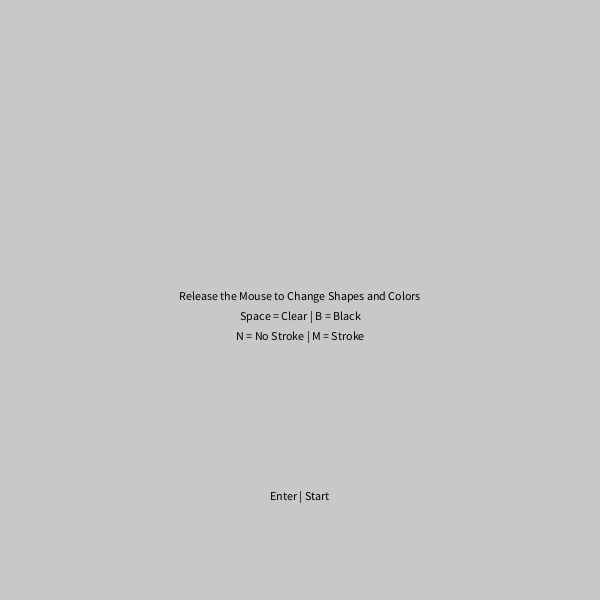
Frame 1 (no input)
Frame 60 (the mouse pressed at the canvas centre just before this capture): identical to frame 1, image omitted
Frame 120 (the mouse held since frame 60 and released just before this capture): identical to frame 1, image omitted

The Processing sketch that drew this single still picture (run headless with seeded random() and noise(); from frame 60 on, the mouse is pressed at the canvas centre):

// Processing sketch: processing_117913
// ── processing_117913.pde

int myState = 0 ;
int x = 80 ;
int y = 80 ;



void setup() {
  size(600, 600) ;
  smooth () ;
  background(255) ;
  noCursor() ;

}


void draw () {
  
  
  switch(myState) {
        case 0://start screen//
        background(200) ;
        
        fill(0) ;
        textAlign(CENTER) ;
        text("Release the Mouse to Change Shapes and Colors", width/2, height/2) ;
        text("Space = Clear | B = Black", width/2, height/2+20) ;
        text("N = No Stroke | M = Stroke", width/2, height/2+40) ;
        text("Enter | Start", width/2, height/2+200) ;
        println("We are in state 0") ;
        break ;
    
    case 1: //Circle//
    
       
        if (mousePressed){
           fill(random(255), random(200,255), random(250,255), random(0,175));
           ellipse(mouseX-25, mouseY-25, 40, 40);
           ellipse(mouseX+25, mouseY+25, 40, 40);
           
        } 
        else {
          fill((255), random(255), random(255), random(100));
        }
        
        ellipse(mouseX, mouseY, x, y);
        line(mouseX+20, mouseY-35, mouseX-20, mouseY+35) ;
        println("We are in state 1") ;
        break ;
    
    case 2: //Square//
    
      if(mousePressed){
        
        fill(random(200,255), random(200, 255), random(0,100), (255));
        rectMode(CENTER) ;
        rect(mouseX, mouseY, 20, 20) ;
        line(mouseX-10, mouseY+10, mouseX+10, mouseY-10) ;
        
        }
        else {
   
        fill((50), random(200, 255), random(100), random(100,200));
        rectMode(CENTER) ;
        rect(mouseX, mouseY, 40, 40) ;
        line(mouseX-20, mouseY+20, mouseX+20, mouseY-20) ;
      
    }
        println("We are in state 2") ;
        break ;
    
    case 3: //Triangle//
    
    if (mousePressed){
      
      fill(random(235,255), random(150, 200), random(0,100), random(200,255));
      triangle(mouseX-40, mouseY-20, mouseX, mouseY, mouseX-40, mouseY+20);
      triangle(mouseX+40, mouseY-20, mouseX, mouseY, mouseX+40, mouseY+20);
      
      
      
    }
    
    else{
      
      fill(random(200,255), random(0, 55), random(150,255), random(0,255));
      triangle(mouseX-30, mouseY, mouseX, mouseY+75, mouseX+30, mouseY);
      
    }
    
      
        
        println("We are in state 3") ;
        break ;
    
    case 4://rainbow circles//
        
        if (mousePressed) {
    fill(random(200, 255), random(0,25), random(0, 50), random(200,255));
    ellipse(mouseX+15, mouseY+15, 35, 35);
    
    fill(random(0,100), random(150,255), random(150,200), random(200,255));
    ellipse(mouseX-15, mouseY-15, 35, 35);
    
    fill(random(50, 150), random(100,255), random(0, 50), random(200,255));
    ellipse(mouseX+15, mouseY-15, 35, 35);
    
    fill(random(200,255), random(200,255), random(0,50), random(200,255));
    ellipse(mouseX-15, mouseY+15, 35, 35);
    
    fill(0);
    ellipse(mouseX, mouseY, 50, 50);
   
  }
  else {
    fill(random(200, 255), random(0,25), random(0, 50), random(0,55));
    ellipse(mouseX-15, mouseY-15, 100, 100);
    
    fill(random(0,100), random(150,255), random(150,200), random(0,55));
    ellipse(mouseX+15, mouseY+15, 100, 100);
    
    fill(random(50, 150), random(100,255), random(0, 50), random(0,55));
    ellipse(mouseX-15, mouseY+15, 100, 100);
    
    fill(random(200,255), random(200,255), random(0,50), random(0,55));
    ellipse(mouseX+15, mouseY-15, 100, 100);
    
   

  }
    
        
        println("We are in state 4") ;
        break ;
    
    case 5://pale circles//
    
    if (mousePressed) {
        fill(random(0,255), random(0,255), random(0, 255), random(0,100));
        ellipse(mouseX, mouseY, 80, 80);
        ellipse(mouseX-66, mouseY+66, 40, 40) ;
        ellipse(mouseX+66, mouseY-66, 40, 40) ;
       ellipse(mouseX, mouseY+66, 20, 20) ;
        ellipse(mouseX, mouseY-66, 20, 20) ;
    }
    
    else {
       fill(random(0,255), random(0,255), random(0, 255), random(0,50));
        ellipse(mouseX, mouseY, 80, 80);
        ellipse(mouseX-66, mouseY+66, 40, 40) ;
        ellipse(mouseX+66, mouseY-66, 40, 40) ;
      
    }
      
        println("We are in state 5") ;
        break ;
     }
  
}


void mouseReleased() {
   
          myState = myState + 1 ;
          if ( myState > 5) {
          myState = 1 ;}
            
}


void keyPressed() {

  println(keyCode) ;

  switch(keyCode) {
   
    case 10:
    background(255) ;
    myState = 1; 
    break;
       
     case 32: 
       background(255) ;
       println("SPACE/CLEAR") ;
       myState = 1 ;
     break;
    
     case 66: 
       background(0) ;
       println("BLACK") ;
     break;
     
     case 78:
     noStroke() ;
     break;
     
     case 77:
     stroke(1);
     break;
     
  }
}
